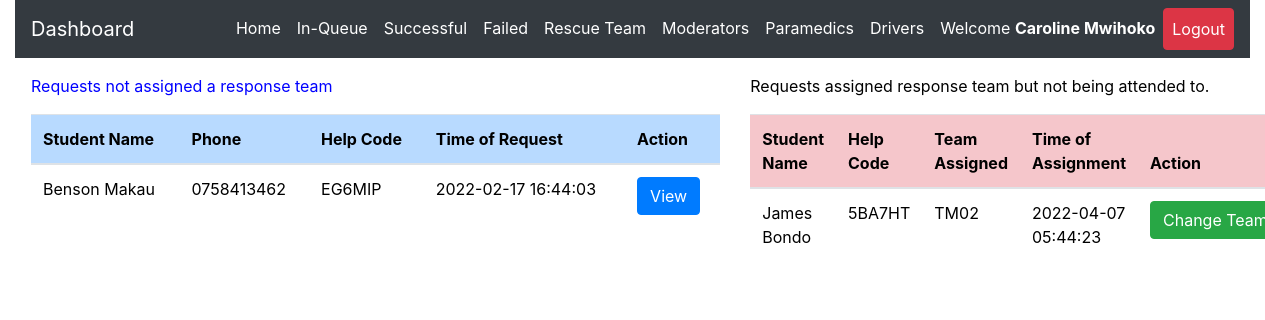
Page /admin/inqueue.php (signed in) on the committed database.
### tables this page shows
CREATE TABLE `request_status` (
  `id` int(11) NOT NULL,
  `helpID` varchar(50) NOT NULL,
  `ip_address` varchar(100) NOT NULL,
  `request_latitude` varchar(50) NOT NULL,
  `request_longitude` varchar(50) NOT NULL,
  `status` varchar(50) DEFAULT 'Pending',
  `admNo` varchar(255) NOT NULL,
  `timestamp` datetime NOT NULL DEFAULT CURRENT_TIMESTAMP
);

CREATE TABLE `student_details` (
  `regNum` varchar(255) NOT NULL,
  `firstname` varchar(255) NOT NULL,
  `lastname` varchar(255) NOT NULL,
  `emailaddress` varchar(255) NOT NULL,
  `phonenumber` varchar(15) NOT NULL,
  `password` varchar(255) NOT NULL,
  `date` datetime NOT NULL DEFAULT CURRENT_TIMESTAMP
);

CREATE TABLE `rescue_team_tasks` (
  `id` int(10) NOT NULL,
  `task_help_code` varchar(50) NOT NULL,
  `rescue_team_id` varchar(50) NOT NULL,
  `assigning_admin_id` varchar(50) NOT NULL,
  `team_status` varchar(255) NOT NULL DEFAULT 'Unassigned',
  `assignment_time` datetime NOT NULL DEFAULT CURRENT_TIMESTAMP
);

### admin/inqueue.php (the view, shortened to what this page needs)
<?php
include 'server.php';
?>
<!DOCTYPE html>
<html lang="en">
<?php include './includes/header.php'; ?>
  <body>
    <?php include './includes/navbar.php'; ?>
  <div class="row m-3">
    <div class="col-md-7">
<div class="table-responsive-lg">
    <table class="table" style='color:black'>
        <thead>
          <p  style='color:blue; font-weight:normal'>
          Requests not assigned a response team
</p>
            <tr >
              <th scope="col" class="table-primary">Student Name</th>
              <th scope="col" class="table-primary">Phone</th>
              <th scope="col" class="table-primary">Help Code</th>
              <th scope="col" class="table-primary">Time of Request</th>
              <th scope="col" class="table-primary">Action</th>
            </tr>
          </thead>
          <tbody>
    <?php
    if($_SESSION['admin_id']){
        $data_fetch_query = "SELECT request_status.id, request_status.helpID,request_status.status,
        request_status.admNo,request_status.timestamp,student_details.regNum,student_details.regNum,
        student_details.firstname,student_details.lastname,student_details.phonenumber
        FROM request_status
        INNER JOIN student_details ON request_status.admNo = student_details.regNum  WHERE request_status.status ='Pending' order by request_status.timestamp DESC;";
        $data_result = mysqli_query($db, $data_fetch_query);
        if ($data_result->num_rows > 0){
            while($row = $data_result->fetch_assoc()) {
            $help_code=$row["helpID"];
        echo "<tr style='font-weight:normal'> <td>" .$row["firstname"]. " ".$row["lastname"]. "</td>";
        echo "<td>" .$row["phonenumber"]."</td>";
        echo "<td>" .$row["helpID"]."</td>";
        echo "<td>" .$row["timestamp"]."</td>";
        echo "<td>
        <form method ='POST' action='server.php'>
        <input  type='text' hidden name='help_code' value='$help_code'>
        <input type='submit' value='View' name='view-btn' class='btn btn-primary'>
        </form>
        </td> </tr>";
        }
        }else{
        echo "<td>"."No Requests Found"."</td>";
        }
        } else{
            echo "<td>"."No Data Found"."</td>";
        }
?>
          </tbody>
    </table>
  </div>
  </div>
  <div class="col-md-5">
    <div class="table-responsive-lg">
        <table class="table" style='color:black'>
            <thead>
              <p style='color:black; font-weight:normal'>
              Requests assigned response team but not being attended to.
      </p>
                <tr >
                  <th scope="col" class="table-danger">Student Name</th>
                  <th scope="col" class="table-danger">Help Code</th>
                  <th scope="col" class="table-danger">Team Assigned</th>
                  <th scope="col" class="table-danger">Time of Assignment</th>
                  <th scope="col" class="table-danger">Action</th>
                </tr>
              </thead>
              <tbody>
        <?php
        if($_SESSION['admin_id']){
          $data_fetch_query = "SELECT request_status.id, request_status.helpID,request_status.status,
          request_status.admNo,request_status.timestamp,student_details.regNum,student_details.regNum,
          student_details.firstname,student_details.lastname,student_details.phonenumber, rescue_team_tasks.*
          FROM request_status
          INNER JOIN student_details ON request_status.admNo = student_details.regNum
          INNER JOIN rescue_team_tasks ON request_status.helpID = rescue_team_tasks.task_help_code
          WHERE request_status.status ='Assigned' order by request_status.timestamp DESC;";
            $data_result = mysqli_query($db, $data_fetch_query);
            if ($data_result->num_rows > 0){
                while($row = $data_result->fetch_assoc()) {
                $help_code=$row["helpID"];
            echo "<tr style='font-weight:normal'> <td>" .$row["firstname"]. " ".$row["lastname"]. "</td>";
            echo "<td>" .$row["helpID"]."</td>";
            echo "<td>" .$row["rescue_team_id"]."</td>";
            echo "<td>" .$row["assignment_time"]."</td>";
            echo "<td>
            <form method ='POST' action='server.php'>
            <input hidden type='text' name='help_code_2' value='$help_code'>
            <input type='submit' name='reassign-btn' value='Change Team' class='btn btn-success'>
            </form>
            </td> </tr>";
            }
            }else{
            echo "<td>"."No Data is available"."</td>";
            }
            } else{
                echo "<td>"."No Data Found"."</td>";
            }
    ?>
              </tbody>
        </table>
      </div>
      </div>
</div>
  </body>
</html>

### rows in the picture
request_status: admNo.firstname "Benson", admNo.lastname "Makau", admNo.phonenumber "0758413462", helpID "EG6MIP", timestamp "2022-02-17 16:44:03"
request_status: admNo.firstname "James", admNo.lastname "Bondo", helpID "5BA7HT", rescue_team_tasks.rescue_team_id "TM02", rescue_team_tasks.assignment_time "2022-04-07 05:44:23"

### other values in the picture
$_SESSION['admin_firstname'] "Caroline"
$_SESSION['admin_lastname'] "Mwihoko"
